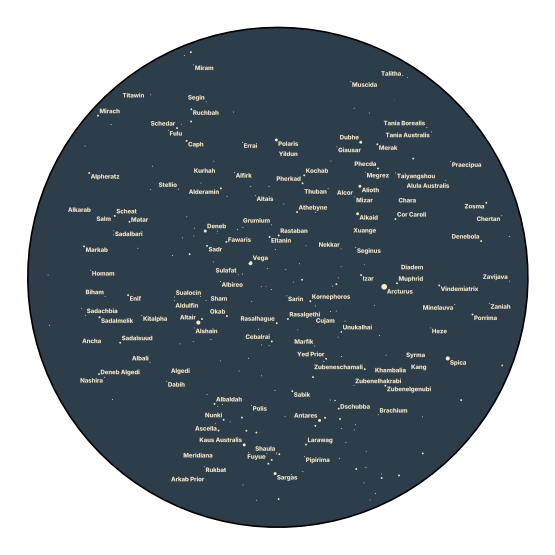

Write the Python code that produced this figure.
"""
Debug export method specifically
"""
from datetime import datetime
from pytz import timezone
from starplot import MapPlot, Projection, _
from starplot.styles import PlotStyle, extensions
import os

# Setup
tz = timezone("America/Los_Angeles")
dt = datetime(2023, 7, 13, 22, 0, tzinfo=tz)

def test_export_method():
    """Test export method"""
    print("Testing export method...")
    
    # Create plot
    p = MapPlot(
        projection=Projection.ZENITH,
        lat=33.363484,
        lon=-116.836394,
        dt=dt,
        style=PlotStyle().extend(extensions.BLUE_GOLD),
        resolution=512,
        autoscale=True,
        backend="matplotlib",
    )
    
    # Add some content
    p.stars(where=[_.magnitude < 4.6])
    
    print(f"Backend: {p._backend_name}")
    print(f"Has backend: {hasattr(p, '_backend')}")
    print(f"Backend object: {p._backend}")
    print(f"Backend figure: {p._backend.figure}")
    
    # Test export with detailed error handling
    try:
        filename = "debug_export_method.png"
        print(f"Calling p.export('{filename}')")
        
        # Add some debugging to the export call
        result = p.export(filename)
        print(f"Export returned: {result}")
        
        if os.path.exists(filename):
            print(f"✓ Export successful: {filename}")
            print(f"  Size: {os.path.getsize(filename)} bytes")
        else:
            print(f"✗ Export failed - file not created")
            
    except Exception as e:
        print(f"✗ Export exception: {e}")
        import traceback
        traceback.print_exc()

if __name__ == "__main__":
    test_export_method()
